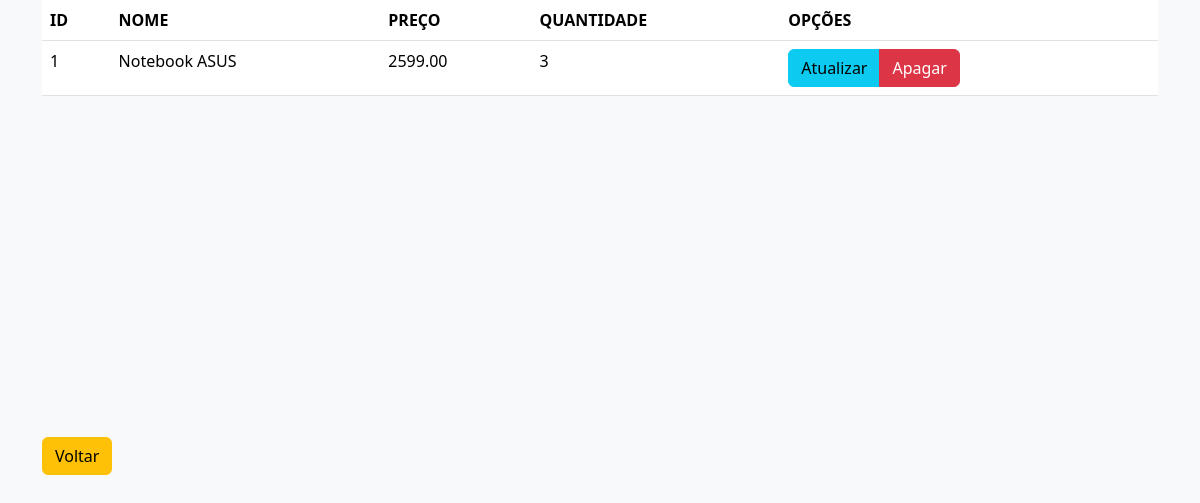
Before: /listar.php with the older database file.
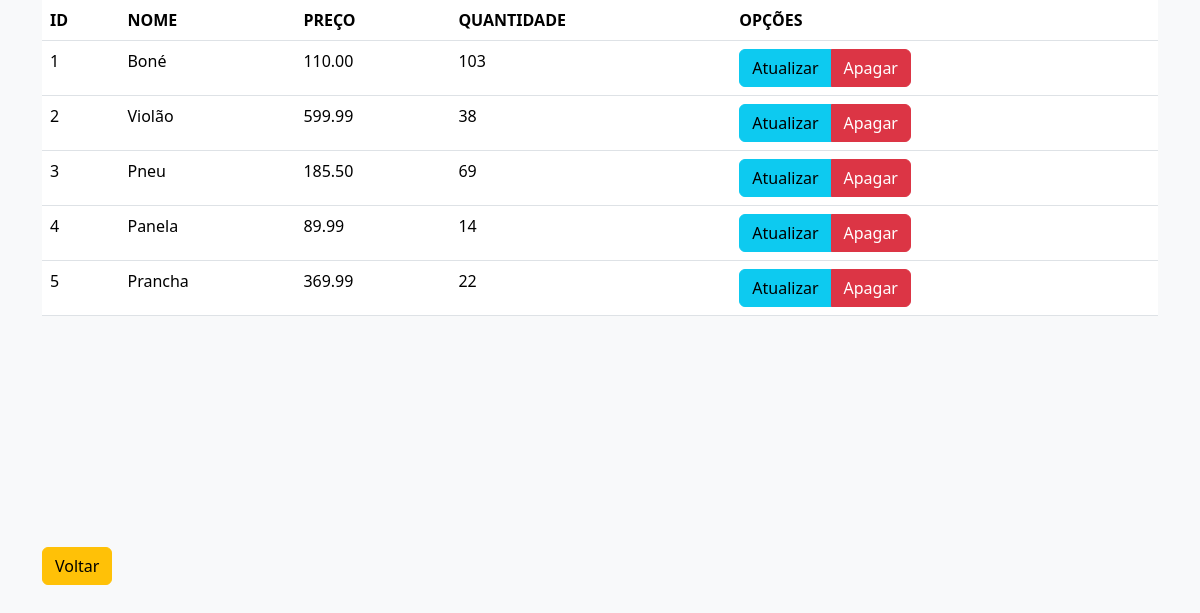
After: the same page with the newer database file.
### tables this page shows
CREATE TABLE `produtos` (
  `id` int(11) NOT NULL,
  `nome` varchar(255) NOT NULL,
  `preco` decimal(10,2) NOT NULL,
  `quantidade` int(11) NOT NULL
);

### listar.php (the view)
<?php
    include 'cabecalho.php';
?>
<body>
    <div class="container">
        <table class="table">
            <thead>
                <tr>
                    <th scope="col">ID</th>
                    <th scope="col">NOME</th>
                    <th scope="col">PREÇO</th>
                    <th scope="col">QUANTIDADE</th>
                    <th scope="col">OPÇÕES</th>
                 </tr>
            </thead>
            <tbody>
            <?php
                require 'conexao.php';
                $sql = "SELECT * FROM produtos";
                $stmt = $pdo->query($sql);
                while ($produto = $stmt->fetch(PDO::FETCH_ASSOC)) {
                   echo "<tr>";
                   echo"<td>".$produto['id']."</td>";
                   echo"<td>".$produto['nome']."</td>";
                   echo"<td>".$produto['preco']."</td>";
                   echo"<td>".$produto['quantidade']."</td>";
                   echo"
                   <td>
                        <div class='btn-group' role='group'>
                            <a href='form_atualizar.php?id=".$produto['id']."' type='button' class='btn btn-info'>Atualizar</a>
                            <a href='#' type='button' class='btn btn-danger'>Apagar</a>
                        </div>
                   </td>
                   ";
                   echo "</tr>";
                }
            ?>
            </tbody>
        </table>
    </div>
    <div class="container">
        <a href="index.php" type="button" class="btn btn-warning">Voltar</a>
    </div>
</body>
</html>

### cabecalho.php (shortened to what this page needs)
<!DOCTYPE html>
<html lang="en">
<head>
    <link href="https://cdn.jsdelivr.net/npm/bootstrap@5.3.7/dist/css/bootstrap.min.css" rel="stylesheet">
    <link rel="stylesheet" href="style.css">
</head>

### style.css (style rules this page uses)
:root { --primary-color: #3498db; --secondary-color: #2c3e50; --accent-color: #e74c3c; --light-color: #ecf0f1; --success-color: #2ecc71; }
body { background-color: #f8f9fa; font-family: 'Segoe UI', Tahoma, Geneva, Verdana, sans-serif; min-height: 100vh; display: flex; flex-direction: column; }
.container { flex: 1; }

Changed rows visible on the page:
changed produtos id 1: nome "Notebook ASUS" → "Boné"; preco "2599.00" → "110.00"; quantidade "3" → "103"
added produtos: id "2", nome "Violão", preco "599.99", quantidade "38"
added produtos: id "3", nome "Pneu", preco "185.50", quantidade "69"
added produtos: id "4", nome "Panela", preco "89.99", quantidade "14"
added produtos: id "5", nome "Prancha", preco "369.99", quantidade "22"
